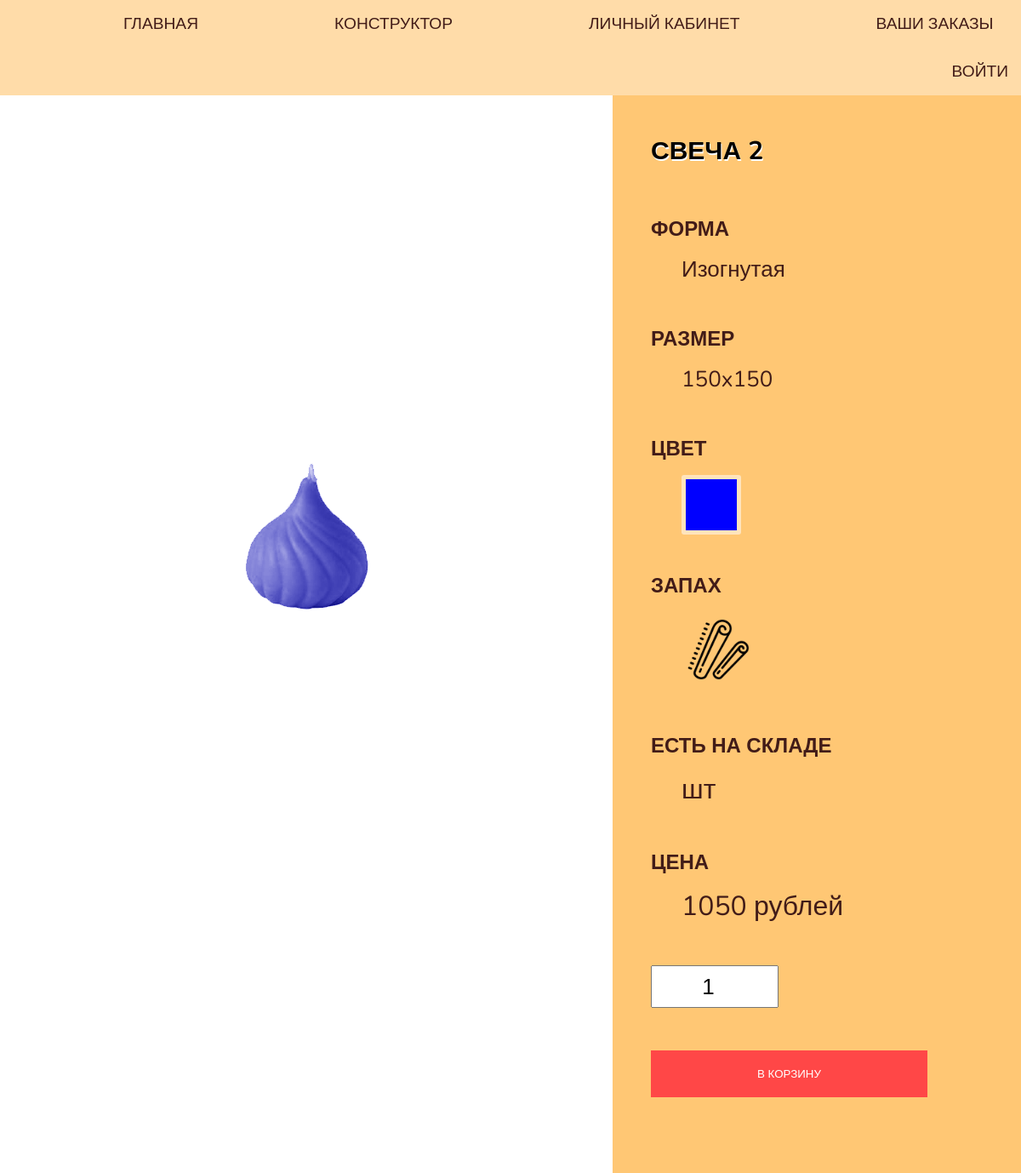
The page /svecha.php?id=2 on the database as committed earlier.
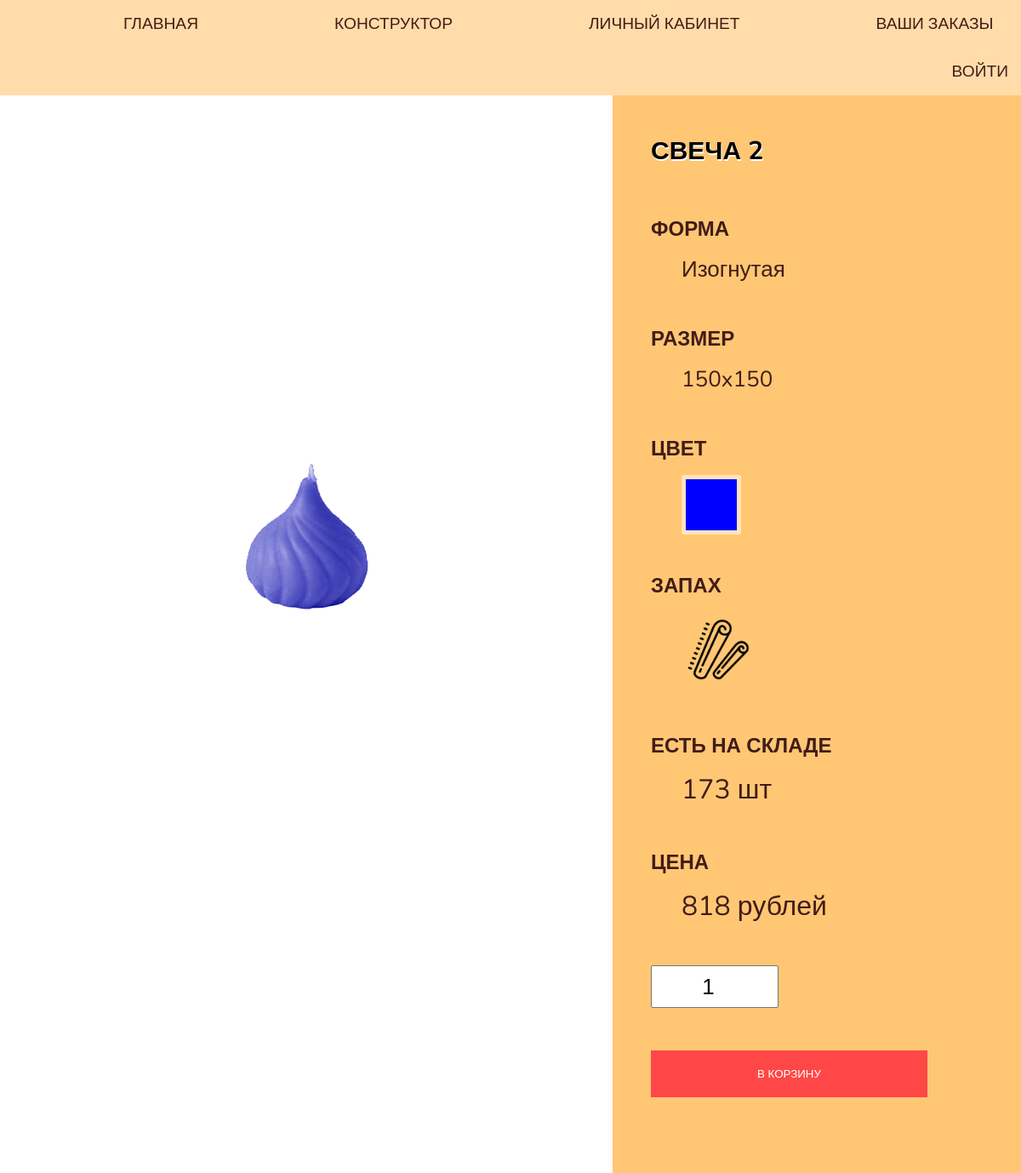
The same page on the database as committed later.
### tables this page shows
CREATE TABLE `candle` (
  `id_candle` int(11) NOT NULL,
  `candle_name` varchar(25) NOT NULL,
  `id_zapah` int(11) DEFAULT NULL,
  `id_form` int(11) DEFAULT NULL,
  `id_color` int(11) DEFAULT NULL,
  `id_razer` int(11) DEFAULT NULL
);

CREATE TABLE `color` (
  `id_color` int(11) NOT NULL,
  `color_name` varchar(25) NOT NULL,
  `color_code` varchar(16) NOT NULL,
  `color_price` int(11) NOT NULL
);

CREATE TABLE `form` (
  `id_form` int(11) NOT NULL,
  `form_name` varchar(25) NOT NULL,
  `form_path` varchar(100) NOT NULL,
  `form_price` int(11) NOT NULL,
  `form_available` int(11) NOT NULL
);

CREATE TABLE `razmer` (
  `id_razmer` int(11) NOT NULL,
  `razmer_name` varchar(7) DEFAULT NULL,
  `razmer_price` int(11) NOT NULL
);

CREATE TABLE `zapah` (
  `id_zapah` int(11) NOT NULL,
  `zapah_name` varchar(25) NOT NULL,
  `zapah_path` varchar(100) NOT NULL,
  `zapah_price` int(11) NOT NULL
);

### svecha.php (the view, shortened to what this page needs)
<?php
	require ('./php/connection.php');
	$userId = $_SESSION['id_user'];
	$idCandle = $_GET['id'];
?>
<!DOCTYPE html>
<html>
<head>
	<link rel="stylesheet" type="text/css" href="./css/svecha.css">
</head>
<body>
	<div class="menu">
		<a href="index.php" class="">ГЛАВНАЯ</a>
		<a href="constructor.php" class="">КОНСТРУКТОР</a>
		<a href="kabinet.php" class="">ЛИЧНЫЙ КАБИНЕТ</a>
		<a href="zakazi.php" class="">ВАШИ ЗАКАЗЫ</a>
		<?php
			if (isset($userId))
			{
				echo '<a href="php/logout.php"> ВЫЙТИ </a>';
			}
			else
			{
				echo '<a href="auth.php"> ВОЙТИ </a>';
			}
		?>
	</div>
	<div class="niz">
		<?php
			$querySvechi = 'SELECT
								*,
                                (color_price + form_price + razmer_price + zapah_price) as candle_price
							FROM
								candle,
								color,
								form,
								razmer,
								zapah
							WHERE
								candle.id_color = color.id_color
							AND
								candle.id_form = form.id_form
							AND
								candle.id_razer = razmer.id_razmer
							AND
								candle.id_zapah = zapah.id_zapah
							AND
								candle.id_candle = '.$idCandle.';';
			$resultSvechi = mysqli_query($link, $querySvechi);
			while ($svecha = mysqli_fetch_assoc($resultSvechi))
			{
				echo '<div class="img">';
					echo '<div class="image-color" style="background-color:'.$svecha['color_code'].'"></div>';
					echo '<div class="picture"><img src="'.$svecha['form_path'].'"></div>';
				echo '</div>';
				echo '<form class="infa" method="POST" action="./php/addToCart.php">';
					echo '<h1>'.$svecha['candle_name'].'</h1>';
					echo '<h2 class="h-forma"> ФОРМА </h2>';
					echo '<div class="forma">'.$svecha['form_name'].'</div>';
					echo '<h2 class="h-size"> РАЗМЕР </h2>';
					echo '<div class="size">'.$svecha['razmer_name'].'</div>';
					echo '<h2 class="h-colors"> ЦВЕТ </h2>';
					echo '<div class="colors" style="background-color: '.$svecha['color_code'].'"></div>';
					echo '<h2 class="h-zapahi"> ЗАПАХ </h2>';
					echo '<div class="zapahi"><img src="'.$svecha['zapah_path'].'"></div>';
					echo '<h2 class="h-count"> ЕСТЬ НА СКЛАДЕ </h2>';
					echo '<div class="cena">'.$svecha['form_available'].' шт</div>';
					echo '<h2 class="h-cena"> ЦЕНА </h2>';
					echo '<div class="cena">'.$svecha['candle_price'].' рублей</div>';
					echo '<input type="number" name="count" value="1" min="1" max="'.$svecha['form_available'].'">';
					echo '<div class="buttons">';
						echo '<input type="submit" value="В КОРЗИНУ">';
					echo '</div>';
				echo "</form>";
			}
		?>
		</div>
</body>
</html>

Rows that differ between the two databases and show on the page:
changed through a linked row, candle "СВЕЧА 2": id_form.form_available (not shown) → "173"; candle_price "1050" → "818"
